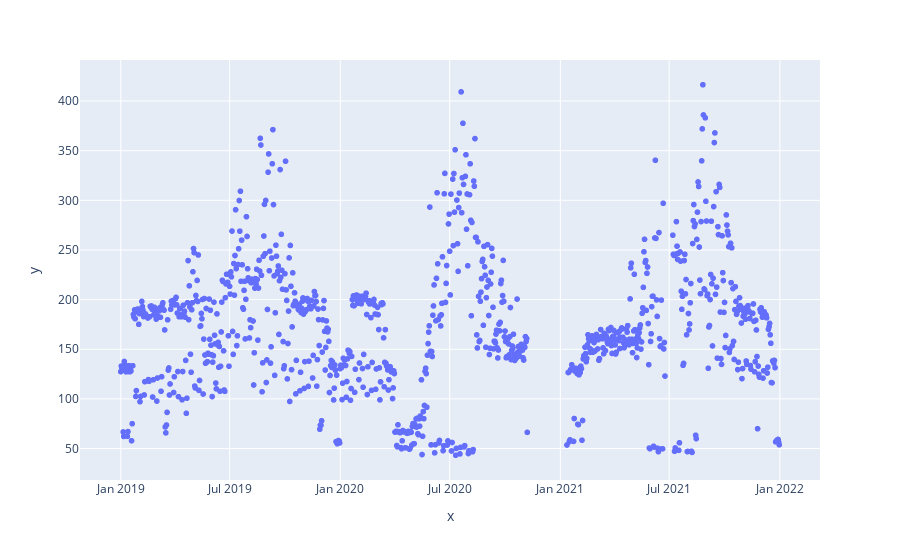

Write notebook code for a chart like this one.
### Code cell
px.scatter(x=LHData['Date'],y=LHData['VALUE'])

### Figure 1 — Plotly figure (JSON) as saved in the notebook; plotly's stock layout.template omitted (floating-point values rounded to 4 significant figures; data arrays with more than 128 entries replaced by an {"elided": "..."} marker saying what was removed)
{"data": [{"hovertemplate": "x=%{x}<br>y=%{y}<extra></extra>", "legendgroup": "", "marker": {"color": "#636efa", "symbol": "circle"}, "mode": "markers", "name": "", "showlegend": false, "type": "scattergl", "x": {"elided": "1018 str values"}, "xaxis": "x", "y": {"elided": "1018 float values"}, "yaxis": "y"}], "layout": {"legend": {"tracegroupgap": 0}, "margin": {"t": 60}, "xaxis": {"anchor": "y", "domain": [0, 1], "title": {"text": "x"}}, "yaxis": {"anchor": "x", "domain": [0, 1], "title": {"text": "y"}}}}
